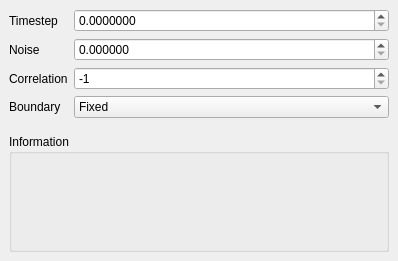
<?xml version="1.0" encoding="UTF-8"?>
<ui version="4.0">
 <class>DockWidget</class>
 <widget class="QDockWidget" name="DockWidget">
  <property name="geometry">
   <rect>
    <x>0</x>
    <y>0</y>
    <width>398</width>
    <height>261</height>
   </rect>
  </property>
  <property name="windowTitle">
   <string>DockWidget</string>
  </property>
  <widget class="QWidget" name="dockWidgetContents">
   <layout class="QVBoxLayout" name="verticalLayout">
    <item>
     <layout class="QFormLayout" name="simulationWidgetFormLayout">
      <item row="1" column="0">
       <widget class="QLabel" name="noiseLabel">
        <property name="text">
         <string>Noise</string>
        </property>
        <property name="buddy">
         <cstring>noiseSpinBox</cstring>
        </property>
       </widget>
      </item>
      <item row="1" column="1">
       <widget class="QDoubleSpinBox" name="noiseSpinBox">
        <property name="decimals">
         <number>6</number>
        </property>
        <property name="maximum">
         <double>9999999.990000000223517</double>
        </property>
        <property name="singleStep">
         <double>0.010000000000000</double>
        </property>
       </widget>
      </item>
      <item row="2" column="0">
       <widget class="QLabel" name="correlationLabel">
        <property name="text">
         <string>Correlation</string>
        </property>
        <property name="buddy">
         <cstring>noise_correlationValue</cstring>
        </property>
       </widget>
      </item>
      <item row="2" column="1">
       <widget class="QSpinBox" name="noise_correlationValue">
        <property name="minimum">
         <number>-1</number>
        </property>
        <property name="maximum">
         <number>10000</number>
        </property>
        <property name="value">
         <number>-1</number>
        </property>
       </widget>
      </item>
      <item row="3" column="0">
       <widget class="QLabel" name="boundaryLabel">
        <property name="text">
         <string>Boundary</string>
        </property>
        <property name="buddy">
         <cstring>boundaryConditionsComboBox</cstring>
        </property>
       </widget>
      </item>
      <item row="3" column="1">
       <widget class="QComboBox" name="boundaryConditionsComboBox">
        <item>
         <property name="text">
          <string>Fixed</string>
         </property>
        </item>
        <item>
         <property name="text">
          <string>Periodic</string>
         </property>
        </item>
        <item>
         <property name="text">
          <string>No Flux</string>
         </property>
        </item>
       </widget>
      </item>
      <item row="0" column="1">
       <widget class="QDoubleSpinBox" name="timestepSpinBox">
        <property name="decimals">
         <number>7</number>
        </property>
        <property name="singleStep">
         <double>0.010000000000000</double>
        </property>
       </widget>
      </item>
      <item row="0" column="0">
       <widget class="QLabel" name="timestepLabel">
        <property name="text">
         <string>Timestep</string>
        </property>
        <property name="buddy">
         <cstring>timestepSpinBox</cstring>
        </property>
       </widget>
      </item>
     </layout>
    </item>
    <item>
     <widget class="QGroupBox" name="informationGroupBox">
      <property name="title">
       <string>Information</string>
      </property>
      <layout class="QHBoxLayout" name="horizontalLayout_3">
       <item>
        <widget class="QLabel" name="infoTextLabel">
         <property name="text">
          <string/>
         </property>
         <property name="wordWrap">
          <bool>true</bool>
         </property>
        </widget>
       </item>
      </layout>
     </widget>
    </item>
   </layout>
  </widget>
 </widget>
 <resources/>
 <connections/>
</ui>
